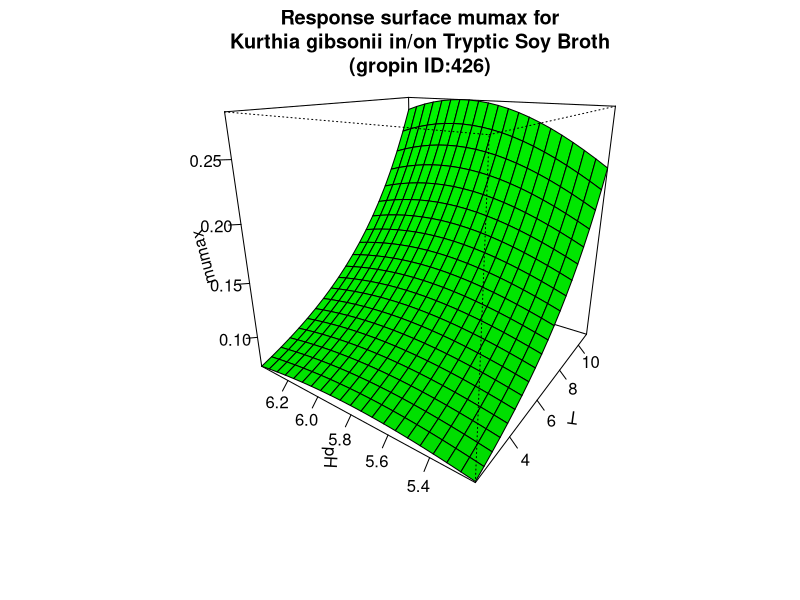

This chart was generated by the following R code:
#############################
# start of Parameter script
#############################
T <- seq(2.002,10.989010989011,length.out=21)
pH <- seq(5.2052,6.39360639360639,length.out=21)
#############################
# end of Parameter script
#############################
############################# 
# start of Model script Gropin ID 426 
#############################
 
# constant coefficients for this model
 
variables <- data.frame(T,pH)
argumentsPar <- expand.grid(variables)
 
# heart of the model
response_surface <- function(T,pH) {
   mumax <-exp(-12.65+0.004234*(T^2)-0.3024*(pH^2)+0.01535*T*pH-0.004356*T+3.467*pH)

return(mumax=mumax)
} 

# output parameters
responseSurface <- cbind(argumentsPar,response_surface(argumentsPar['T'],argumentsPar['pH']))
colnames(responseSurface) <- c(colnames(argumentsPar),'mumax')
#############################
# End of Model script
#############################
############################# 
# start of Visualisation script Gropin ID 426 
#############################
persp(T,pH,matrix(unlist(responseSurface$'mumax'),nrow=21),col = 'green',xlab='T',ylab='pH',zlab='mumax',main='Response surface mumax for
Kurthia gibsonii in/on Tryptic Soy Broth
(gropin ID:426)',theta=305,phi=20,shade=0.25,ticktype = 'detailed')
#############################
# End of Visualisation script
#############################
